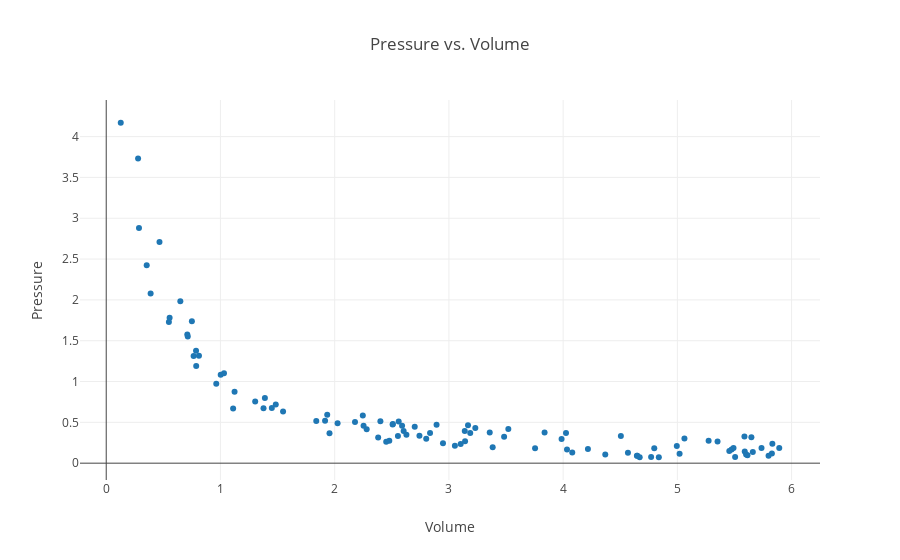

Notebook cell for this chart:
### Code cell
# Imports.
import plotly.offline as py
from plotly.offline import init_notebook_mode, iplot
import plotly.graph_objs as go
import numpy as np

# Initialize plotly for Jupyter notebooks.
init_notebook_mode(connected=True)

# Initialize data sets.
gx = []
gy = []

# Constant multiple in Boyle's Law.
k = 1

# Boyle's Law is technically PV = k, where k is constant for that specific system, (It varies between systems.)
# and P1V1 = P2V2 is only a result of this relationship. Students do not learn this however.
# For simplicity k is set to 1.

# Standard deviation. Arbitrary value.
sd = 0.15

# Randomly generate data based on user defined volume and number of trials.
for i in range(0, N):
    temp = np.random.random_sample() * volume
    
    # Prevent large outliers. The limit is arbitrary, it is just so the graph looks nice.
    limit = np.random.random_sample() + 1
    while(k/temp > volume/limit):
        temp = np.random.random_sample() * volume
    
    outputx = np.random.uniform(temp-sd, temp+sd)
    outputy = np.random.uniform((k/temp)-sd, (k/temp)+sd)
    
    gx.append(outputx)
    gy.append(outputy)
    

# Create a trace.
trace = go.Scatter(
    x = gx,
    y = gy,
    mode = 'markers'
)

# Label the graph.
templayout = go.Layout(
    title = 'Pressure vs. Volume',
    xaxis = dict(title='Volume'),
    yaxis = dict(title='Pressure')
)

# Plot graph
tempdata = [trace]
fig = go.Figure(data = tempdata, layout = templayout)
py.iplot(fig, filename='basic-scatter')

### Figure 1 — Plotly figure (JSON) as saved in the notebook; plotly's stock layout.template omitted (floating-point values rounded to 4 significant figures)
{"data": [{"mode": "markers", "type": "scatter", "uid": "c50259d6-845d-11e8-9b91-28cfe9142f7f", "x": [2.835, 5.352, 2.478, 0.7097, 0.3545, 1.304, 5.661, 1.484, 4.567, 4.67, 0.1272, 0.6489, 4.369, 4.77, 2.554, 0.4663, 0.2868, 2.178, 5.799, 5.827, 3.754, 1.111, 3.167, 4.034, 5.02, 4.025, 1.916, 2.59, 5.475, 0.5486, 0.7499, 0.8118, 4.649, 3.103, 5.737, 2.507, 2.604, 1.002, 2.802, 3.52, 1.031, 0.2789, 0.5549, 2.026, 4.217, 4.505, 5.587, 4.798, 5.648, 5.506, 1.377, 1.839, 5.614, 3.139, 1.935, 2.742, 1.548, 3.231, 4.838, 3.483, 2.628, 2.948, 2.509, 2.451, 1.45, 2.28, 0.7652, 3.357, 1.389, 3.383, 3.142, 4.646, 2.253, 5.491, 2.56, 5.832, 0.7878, 2.381, 5.59, 0.3887, 0.714, 5.602, 3.987, 3.187, 1.955, 2.4, 5.062, 2.246, 1.124, 2.892, 3.052, 0.9635, 5.455, 0.7863, 3.838, 4.995, 4.08, 2.701, 5.892, 5.274], "y": [0.3708, 0.267, 0.2736, 1.575, 2.426, 0.7564, 0.1376, 0.72, 0.1263, 0.07265, 4.17, 1.985, 0.1055, 0.07686, 0.3318, 2.708, 2.881, 0.5059, 0.09011, 0.1177, 0.1837, 0.6686, 0.4632, 0.1688, 0.1145, 0.3689, 0.5201, 0.4594, 0.1667, 1.729, 1.739, 1.317, 0.09052, 0.2357, 0.1859, 0.4743, 0.3931, 1.083, 0.2994, 0.4176, 1.1, 3.732, 1.782, 0.4899, 0.1745, 0.3323, 0.3276, 0.1825, 0.3178, 0.07577, 0.6722, 0.5178, 0.09654, 0.3954, 0.5933, 0.3367, 0.6325, 0.4303, 0.07377, 0.3243, 0.3487, 0.2449, 0.4784, 0.2628, 0.6747, 0.4162, 1.314, 0.3743, 0.7996, 0.1953, 0.2677, 0.09113, 0.4577, 0.1849, 0.5112, 0.237, 1.19, 0.3134, 0.1425, 2.077, 1.552, 0.1072, 0.2966, 0.3687, 0.3653, 0.5138, 0.3028, 0.5829, 0.8753, 0.4701, 0.2124, 0.9743, 0.1483, 1.376, 0.3765, 0.2115, 0.1307, 0.4469, 0.1846, 0.2761]}], "layout": {"title": "Pressure vs. Volume", "xaxis": {"title": "Volume"}, "yaxis": {"title": "Pressure"}}}
